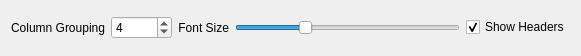
<?xml version="1.0" encoding="UTF-8"?>
<ui version="4.0">
 <class>BinaryViewControls</class>
 <widget class="QWidget" name="BinaryViewControls">
  <property name="geometry">
   <rect>
    <x>0</x>
    <y>0</y>
    <width>581</width>
    <height>56</height>
   </rect>
  </property>
  <layout class="QVBoxLayout" name="verticalLayout">
   <item>
    <layout class="QHBoxLayout" name="horizontalLayout">
     <item>
      <widget class="QLabel" name="lb_columnGrouping">
       <property name="text">
        <string>Column Grouping</string>
       </property>
       <property name="alignment">
        <set>Qt::AlignRight|Qt::AlignTrailing|Qt::AlignVCenter</set>
       </property>
       <property name="buddy">
        <cstring>sb_columnGrouping</cstring>
       </property>
      </widget>
     </item>
     <item>
      <widget class="QSpinBox" name="sb_columnGrouping">
       <property name="minimum">
        <number>1</number>
       </property>
       <property name="maximum">
        <number>10000</number>
       </property>
       <property name="value">
        <number>4</number>
       </property>
      </widget>
     </item>
     <item>
      <widget class="QLabel" name="lb_fontSize">
       <property name="text">
        <string>Font Size</string>
       </property>
       <property name="alignment">
        <set>Qt::AlignRight|Qt::AlignTrailing|Qt::AlignVCenter</set>
       </property>
       <property name="buddy">
        <cstring>hs_fontSize</cstring>
       </property>
      </widget>
     </item>
     <item>
      <widget class="QSlider" name="hs_fontSize">
       <property name="minimum">
        <number>4</number>
       </property>
       <property name="maximum">
        <number>24</number>
       </property>
       <property name="pageStep">
        <number>2</number>
       </property>
       <property name="value">
        <number>10</number>
       </property>
       <property name="orientation">
        <enum>Qt::Horizontal</enum>
       </property>
      </widget>
     </item>
     <item>
      <widget class="QCheckBox" name="cb_showHeaders">
       <property name="text">
        <string>Show Headers</string>
       </property>
       <property name="checked">
        <bool>true</bool>
       </property>
      </widget>
     </item>
    </layout>
   </item>
  </layout>
 </widget>
 <resources/>
 <connections/>
</ui>
